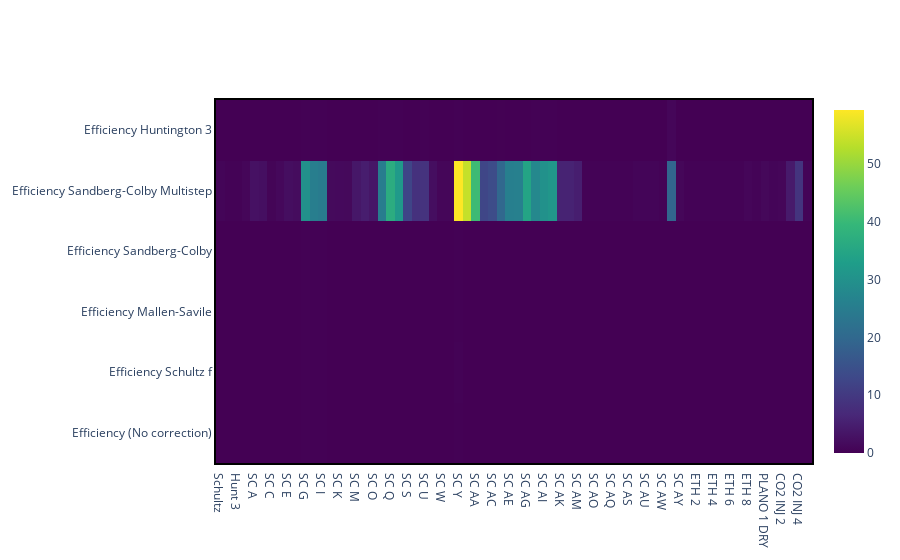

Notebook cell for this chart:
### Markdown cell above
As we can see in plot, the Huntington 3 point method produces the best results. But it is also important to 
evaluate the speed of each method.
In the plot bellow we see the time needed to calculate each case.

### Code cell
fig = go.Figure()
fig.add_trace(
    go.Heatmap(
        z=z_time,
        x=x,
        y=y,
        hoverinfo="text",
        text=hovertext,
        colorscale="viridis",
    )
)

### Figure 1 — Plotly figure (JSON) as saved in the notebook; plotly's stock layout.template omitted (floating-point values rounded to 4 significant figures; data arrays with more than 128 entries replaced by an {"elided": "..."} marker saying what was removed)
{"data": [{"colorscale": [[0, "#440154"], [0.1111, "#482878"], [0.2222, "#3e4989"], [0.3333, "#31688e"], [0.4444, "#26828e"], [0.5556, "#1f9e89"], [0.6667, "#35b779"], [0.7778, "#6ece58"], [0.8889, "#b5de2b"], [1, "#fde725"]], "hoverinfo": "text", "text": {"elided": "6x70 str values"}, "type": "heatmap", "x": ["Schultz", "Hunt 2", "Hunt 3", "Hunt 4", "SC A", "SC B", "SC C", "SC D", "SC E", "SC F", "SC G", "SC H", "SC I", "SC J", "SC K", "SC L", "SC M", "SC N", "SC O", "SC P", "SC Q", "SC R", "SC S", "SC T", "SC U", "SC V", "SC W", "SC X", "SC Y", "SC Z", "SC AA", "SC AB", "SC AC", "SC AD", "SC AE", "SC AF", "SC AG", "SC AH", "SC AI", " SC AJ", "SC AK", "SC AL", "SC AM", "SC AN", "SC AO", "SC AP", "SC AQ", "SC AR", "SC AS", "SC AT", "SC AU", "SC AV", "SC AW", "SC AX", "SC AY", "ETH 1", "ETH 2", "ETH 3", "ETH 4", "ETH 5", "ETH 6", "ETH 7", "ETH 8", "ETH 9", "PLANO 1 DRY", "CO2 INJ 1", "CO2 INJ 2", "CO2 INJ 3", "CO2 INJ 4", "CO2 INJ 5"], "y": ["Efficiency (No correction)", "Efficiency Schultz f", "Efficiency Mallen-Savile", "Efficiency Sandberg-Colby", "Efficiency Sandberg-Colby Multistep", "Efficiency Huntington 3"], "z": {"elided": "6x70 float values"}}], "layout": {}}
